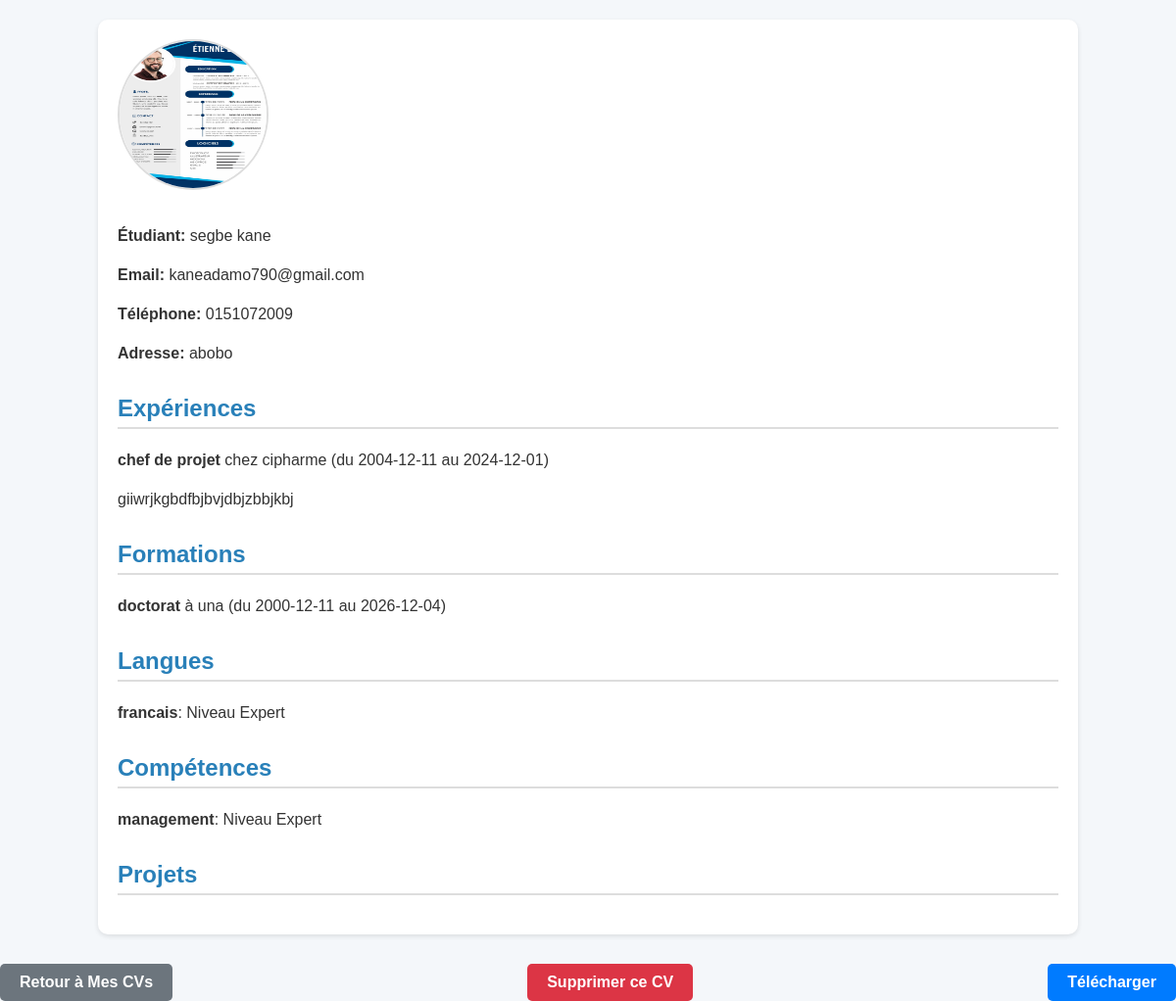
Screenshot of /cv/15/appercu/style1/ (signed in) with the database file from the repository.
### MON_CV/models.py (models this page shows, shortened)
class CV(models.Model):
    nom = models.CharField(max_length=255)  # Nom du CV
    etudiant = models.ForeignKey('Etudiant', on_delete=models.CASCADE)  # Lien avec l'étudiant
    date_creation = models.DateTimeField(auto_now_add=True)  # Date d'enregistrement
    contenu = models.JSONField()  # Contenu du CV (expériences, formations, etc.)

class Etudiant(models.Model):
    user = models.OneToOneField(User, on_delete=models.CASCADE)  # Relation avec l'utilisateur Django
    nom = models.CharField(max_length=100)
    prenom = models.CharField(max_length=100)
    email = models.EmailField(unique=True)  # Unicité pour éviter les doublons
    tel = models.CharField(max_length=15)
    adresse = models.TextField()
    photo = models.ImageField(upload_to='photos/', default='photos/default.jpg')

### MON_CV/views.py (the view)
# urls.py: path('cv/<int:cv_id>/appercu/<str:style>/', views.appercu, name='appercu'),
@login_required
def appercu(request, cv_id, style):
    cv = get_object_or_404(CV, id=cv_id, etudiant__user=request.user)
    if style == 'style1':
        return render(request, 'cv_style1.html', {'cv': cv})
    elif style == 'style2':
        return render(request, 'cv_style2.html', {'cv': cv})
    elif style == 'style3':
        return render(request, 'cv_style3.html', {'cv': cv})
    elif style == 'style4':
        return render(request, 'cv_style4.html', {'cv': cv})
    else:
        return HttpResponse("Style non trouvé", status=404)

### templates/cv_style1.html (shortened to what this page needs)
<!DOCTYPE html>
<html lang="en">
<head>
</head>
<body>
    <div class="container">
    <div class="photo-etudiant">
        <img src="{{ cv.etudiant.photo.url }}" alt="{{ cv.etudiant.nom }} {{ cv.etudiant.prenom }}" class="img-thumbnail" width="150">
        <p><strong>Étudiant:</strong> {{ cv.etudiant.prenom }} {{ cv.etudiant.nom }}</p>
        <p><strong>Email:</strong> {{ cv.etudiant.email }}</p>
        <p><strong>Téléphone:</strong> {{ cv.etudiant.tel }}</p>
        <p><strong>Adresse:</strong> {{ cv.etudiant.adresse }}</p>
    </div>
    <div class="cv-details">
        <h2>Expériences</h2>
        {% for experience in cv.contenu.experiences %}
            <p><strong>{{ experience.poste }}</strong> chez {{ experience.entreprise }} (du {{ experience.date_debut }} au {% if experience.date_fin %}{{ experience.date_fin }}{% else %}en cours{% endif %})</p>
            <p>{{ experience.description }}</p>
        {% endfor %}
        <h2>Formations</h2>
        {% for formation in cv.contenu.formations %}
            <p><strong>{{ formation.diplome }}</strong> à {{ formation.etablissement }} (du {{ formation.date_debut }} au {% if formation.date_fin %}{{ formation.date_fin }}{% else %}en cours{% endif %})</p>
        {% endfor %}
        <h2>Langues</h2>
        {% for langue in cv.contenu.langues %}
            <p><strong>{{ langue.libelle }}</strong>: Niveau {{ langue.niveau }}</p>
        {% endfor %}
        <h2>Compétences</h2>
        {% for competence in cv.contenu.competences %}
            <p><strong>{{ competence.libelle }}</strong>: Niveau {{ competence.niveau }}</p>
        {% endfor %}
        <h2>Projets</h2>
    </div>
</div>
  <div class="but">
<a href="{% url 'mes_cvs' %}" class="btn btn-secondary">Retour à Mes CVs</a>
    <form method="POST" action="{% url 'supprimer_cv' cv.id %}">
        <button type="submit" class="btn btn-danger">Supprimer ce CV</button>
    </form>
    <a href="{% url 'telecharger_cv' cv.id 'style1' %}" class="btn btn-primary">Télécharger</a>
        </div>
</body>
</html>

### templates/cv_style1.html (style rules this page uses)
body { font-family: 'Arial', sans-serif; margin: 0; padding: 0; background-color: #f4f7fa; color: #333; }
.container { width: 80%; margin: 20px auto; padding: 20px; background-color: #fff; border-radius: 10px; box-shadow: 0 2px 5px rgba(0, 0, 0, 0.1); }
h1, h2 { color: #2980b9; }
h2 { font-size: 24px; margin-top: 30px; border-bottom: 2px solid #ddd; padding-bottom: 5px; }
p { font-size: 16px; line-height: 1.5; margin-bottom: 10px; }
.photo-etudiant img { width: 150px; height: 150px; border-radius: 50%; border: 2px solid #ddd; margin-bottom: 15px; }
.btn { background-color: #2980b9; color: #fff; padding: 10px 20px; border-radius: 5px; text-decoration: none; font-size: 16px; display: inline-block; margin-top: 10px; }
.btn-danger { background-color: #e74c3c; }
.btn-secondary { background-color: #95a5a6; }
.but { display: flex; justify-content: space-between; align-items: center; gap: 10px; margin-top: 20px; }
.but a, .but button { display: inline-block; padding: 10px 20px; font-size: 16px; font-weight: bold; text-align: center; text-decoration: none; border-radius: 5px; border: none; cursor: pointer; transition: background-color 0.3s, transform 0.2s; }
.but .btn-secondary { background-color: #6c757d; color: #fff; }
.but .btn-danger { background-color: #dc3545; color: #fff; }
.but .btn-primary { background-color: #007bff; color: #fff; }

### rows the page displays
CV: etudiant.photo (picture), etudiant.prenom "segbe", etudiant.nom "kane", etudiant.email "kaneadamo790@gmail.com", etudiant.tel "0151072009", etudiant.adresse "abobo"

### other values shown
{{ experience.poste }} "chef de projet"
{{ experience.entreprise }} "cipharme"
{{ experience.date_debut }} "2004-12-11"
{{ experience.date_fin }} "2024-12-01"
{{ experience.description }} "giiwrjkgbdfbjbvjdbjzbbjkbj"
{{ langue.libelle }} "francais"
{{ langue.niveau }} "Expert"
{{ competence.libelle }} "management"
{{ competence.niveau }} "Expert"
